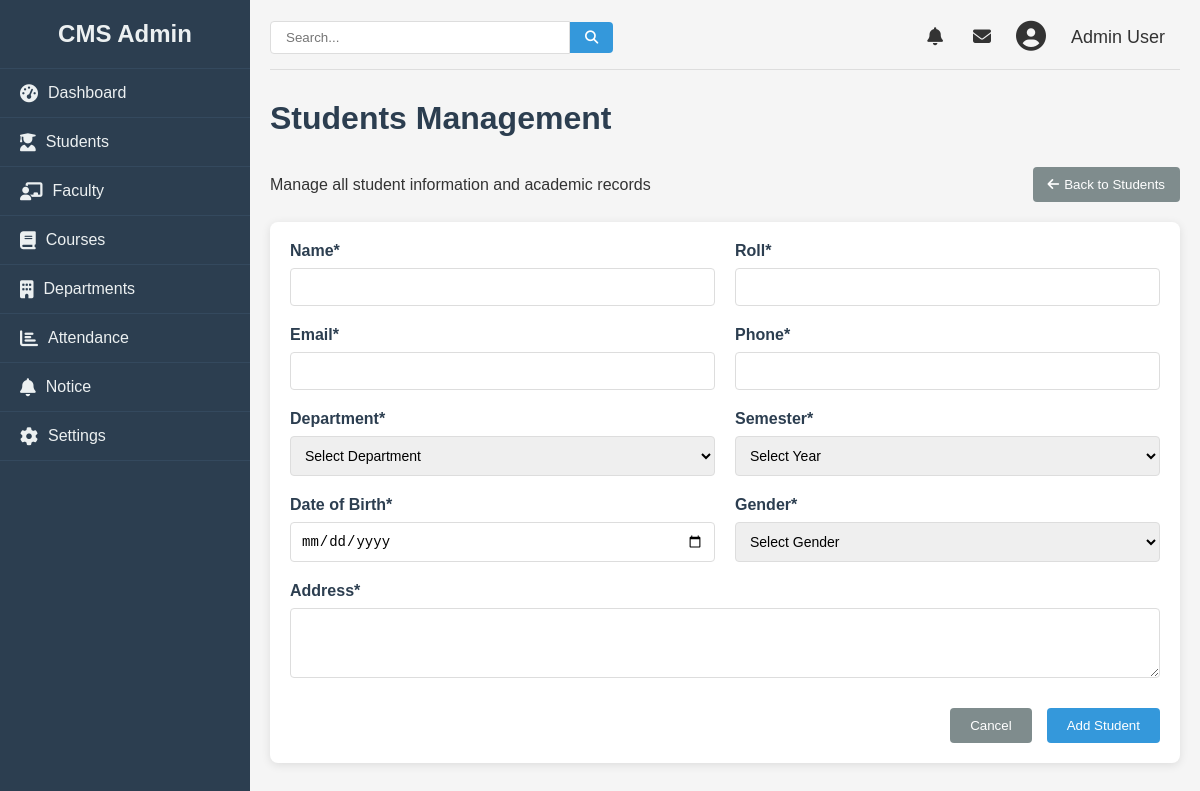
/admin/update/student/5, run on an earlier commit of the app's database.
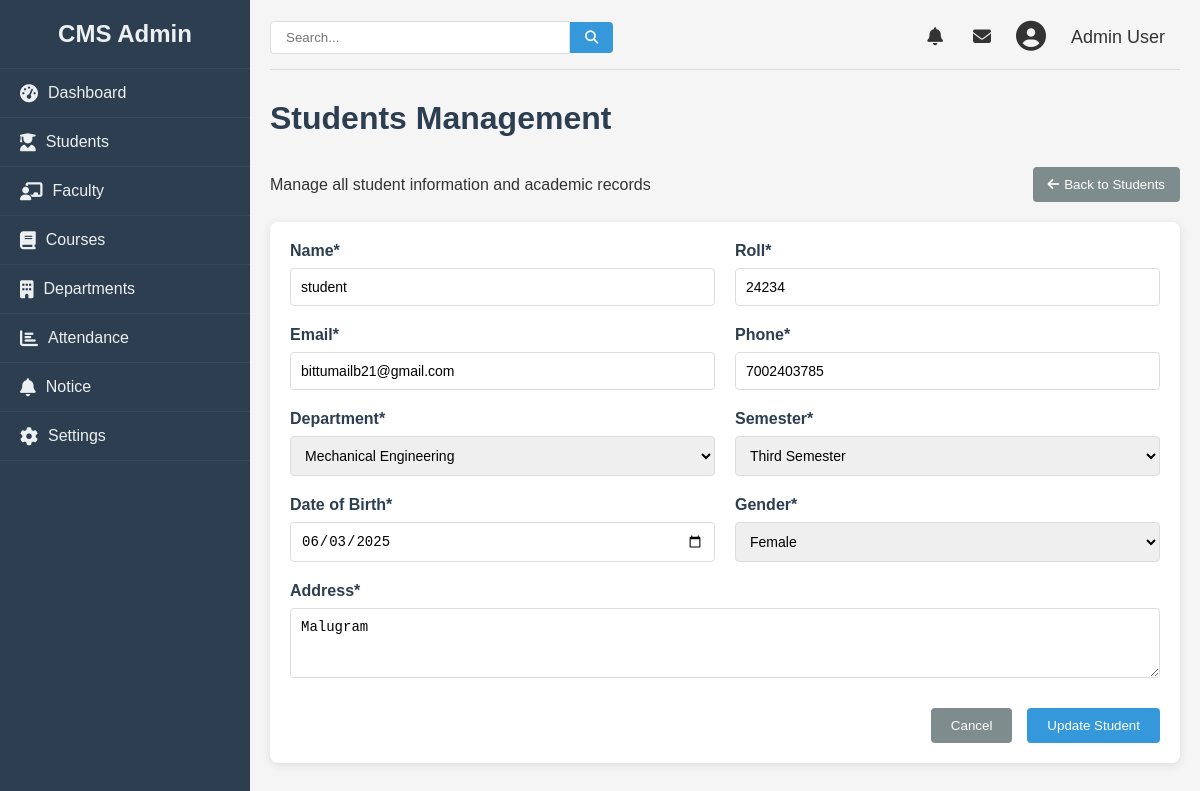
And on a later commit of the database.
### college/model.py (models this page shows, shortened)
class Student(db.Model):
    id = db.Column(db.Integer, primary_key=True)
    name = db.Column(db.String(100), nullable=False)
    roll = db.Column(db.Integer, nullable=False)
    email = db.Column(db.String(100), nullable=False)
    phone = db.Column(db.Integer, nullable=False)
    semester = db.Column(db.Integer, nullable=False)
    dob = db.Column(db.Date, nullable=False)
    gender = db.Column(db.String, nullable=False)
    department = db.Column(db.String, nullable=False)
    address = db.Column(db.String, nullable=False)

### college/admin/update.py (the view, shortened to what this page needs)
@app.route("/admin/update/student/<id>", methods = ["GET", "POST"])
def updatestdn(id):
    student = Student.query.get(id)
    return render_template("addstudent.html", data= student, allsem = sem, departments= dep)

### college/admin/templates/addstudent.html (shortened to what the changed rows need)
{% from "macro/cmsnav.html" import cmsnav%}
{%extends "admbase.html"%}
{%block head%}
<link rel="stylesheet" href="{{url_for('static', filename='css/styles.css')}}">
<link rel="stylesheet" href="https://cdnjs.cloudflare.com/ajax/libs/font-awesome/6.4.0/css/all.min.css">
{%endblock%}
{%block content%}
<div class="container" w-tid="21">
    {{cmsnav()}}
    <main class="main-content" w-tid="111">
        <div id="dashboard-page" class="content-section" w-tid="139">
            <div class="dashboard" w-tid="141">
                <h1 w-tid="357">Students Management</h1>
                <div class="student-form-container" w-tid="1519">
                    {%if data%}
                    <form id="add-student-form" method="POST" action="/admin/update/student/{{data.id}}" class="student-form"
                        w-tid="1521">
                        {%else%}
                        <form id="add-student-form" method="POST" action="/admin/addstudent" class="student-form"
                        w-tid="1521">
                        {%endif%}
                        <div class="form-row" w-tid="1523">
                            <div class="form-group" w-tid="1525">
                                <label for="new-firstName" w-tid="1527">Name*</label>
                                <input type="text" id="new-firstName" name="name" required="" w-tid="1529"
                                    value="{{data.name}}">
                            </div>
                            <div class="form-group" w-tid="1525">
                                <label for="new-firstName" w-tid="1527">Roll*</label>
                                <input type="text" id="new-firstName" name="roll" required="" w-tid="1529" value="{{data.roll}}">
                            </div>
                        </div>
                        <div class="form-row" w-tid="1537">
                            <div class="form-group" w-tid="1539">
                                <label for="new-email" w-tid="1541">Email*</label>
                                <input type="email" id="new-email" name="email" required="" w-tid="1543" value="{{data.email}}">
                            </div>
                            <div class="form-group" w-tid="1545">
                                <label for="new-phone" w-tid="1547">Phone*</label>
                                <input type="tel" id="new-phone" name="phone" required="" w-tid="1549"
                                value="{{data.phone}}">
                            </div>
                        </div>
                        <div class="form-row" w-tid="1551">
                            <div class="form-group" w-tid="1553">
                                <label for="new-department" w-tid="1555">Department*</label>
                                <select id="new-department" name="department" required="" w-tid="1557">
                                    <option value="">Select Department</option>
                                    {%for dep in departments%}
                                    <option {%if dep == data.department%}selected{%endif%} value="{{dep}}">{{dep}}</option>
                                    {%endfor%}
                                </select>
                            </div>
                            <div class="form-group" w-tid="1561">
                                <label for="new-year" w-tid="1563">Semester*</label>
                                <select id="new-year" name="year" required="" w-tid="1565">
                                    <option value="">Select Year</option>
                                    {%for sem in allsem%}
                                    <option {%if sem == data.semester%}selected{%endif%} value="{{sem}}">{{sem}}</option>
                                    {%endfor%}
                                </select>
                            </div>
                        </div>
                        <div class="form-row" w-tid="1569">
                            <div class="form-group" w-tid="1571">
                                <label for="new-dob" w-tid="1573">Date of Birth*</label>
                                <input type="date" id="new-dob" name="dob" required="" w-tid="1575"
                                value="{{data.dob}}">
                            </div>
                            <div class="form-group" w-tid="1577">
                                <label for="new-gender" w-tid="1579">Gender*</label>
                                <select id="new-gender" name="gender" required="" w-tid="1581">
                                    <option value="" w-tid="1583">Select Gender</option>
                                    {%set genders = ['Male', 'Female', 'Other']%}
                                    {%for gender in genders%}
                                    <option value="{{gender}}" {%if gender == data.gender%}selected{%endif%} w-tid="1585">{{gender}}</option>
                                    {%endfor%}
                                </select>
                            </div>
                        </div>
                        <div class="form-row" w-tid="1591">
                            <div class="form-group full-width" w-tid="1593">
                                <label for="new-address" w-tid="1595">Address*</label>
                                <textarea id="new-address" name="address" rows="3" required="" w-tid="1597" >{{data.address}}</textarea>
                            </div>
                        </div>
                        <div class="form-actions" w-tid="1599">
                            <a href="/admin/student"><button type="button" id="cancel-add-student" class="cancel-btn"
                                w-tid="1601">Cancel</button></a>
                            {%if data%}
                            <button type="submit" class="save-btn" w-tid="1603">Update Student</button>
                            {%else%}
                            <button type="submit" class="save-btn" w-tid="1603">Add Student</button>
                            {%endif%}
                        </div>
                    </form>
                </div>
            </div>
        </div>
    </main>
</div>
{%endblock%}

What changed in the data, as far as the page shows it:
added Student: name "student", roll "24234", email "bittumailb21@gmail.com", phone "7002403785", department "Mechanical Engineering", year "Third Semester", dob "06/03/2025", gender "Female", address "Malugram"
Also different on the page:
form field department: "Select Department" → (not shown)
form field year: "Select Year" → (not shown)
form field gender: "Select Gender" → (not shown)
text no longer shown: "Add Student"
text now shown: "Update Student"
